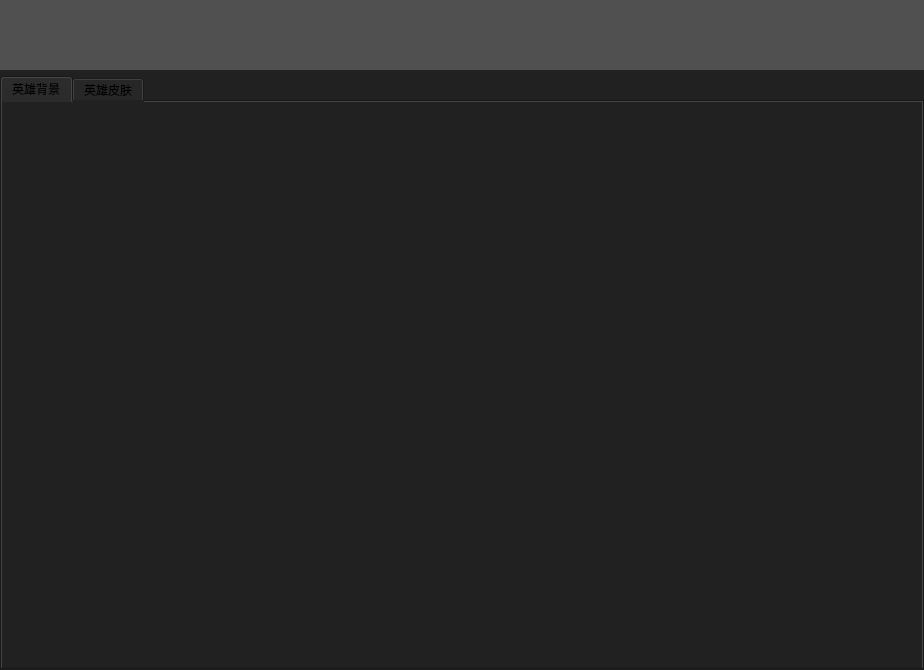
<?xml version="1.0" encoding="UTF-8"?>
<ui version="4.0">
 <class>Dialog</class>
 <widget class="QDialog" name="Dialog">
  <property name="geometry">
   <rect>
    <x>0</x>
    <y>0</y>
    <width>924</width>
    <height>667</height>
   </rect>
  </property>
  <property name="windowTitle">
   <string>Dialog</string>
  </property>
  <property name="styleSheet">
   <string notr="true">QWidget{background-color: #212121;}

QTableWidget{
color:#DCDCDC;
background:#444444;
border:1px solid #242424;
alternate-background-color:#525252;/*交错颜色*/
gridline-color:#242424;
}

/*选中item*/
QTableWidget::item:selected{
color:#DCDCDC;
background:qlineargradient(spread:pad,x1:0,y1:0,x2:0,y2:1,stop:0 #484848,stop:1 #383838);
}

/*
悬浮item*/
QTableWidget::item:hover{
background:#5B5B5B;
}
/*表头*/
QHeaderView::section{
text-align:center;
background:#5E5E5E;
padding:3px;
margin:0px;
color:#DCDCDC;
border:1px solid #242424;
border-left-width:0;
}

/*表右侧的滑条*/
QScrollBar:vertical{
background:#484848;
padding:0px;
border-radius:6px;
max-width:12px;
}

/*滑块*/
QScrollBar::handle:vertical{
background:#CCCCCC;
}
/*
滑块悬浮，按下*/
QScrollBar::handle:hover:vertical,QScrollBar::handle:pressed:vertical{
background:#A7A7A7;
}
/*
滑块已经划过的区域*/
QScrollBar::sub-page:vertical{
background:444444;
}

/*
滑块还没有划过的区域*/
QScrollBar::add-page:vertical{
background:5B5B5B;
}

/*页面下移的按钮*/
QScrollBar::add-line:vertical{
background:none;
}
/*页面上移的按钮*/
QScrollBar::sub-line:vertical{
background:none;
}
QGroupBox{
background-color:rgb(80, 80, 80);color:white;border-radius: 5px;border: 1px solid rgb(255, 170, 0);margin-top: 5px;
}
QGroupBox::title{top:-5px;left:10px;}
QlistWidget{background-color: rgb(68, 68, 68);color:white;}
QGroupBox QWidget{background-color: rgb(80, 80, 80);color:white;}
QTextBrowser{background-color: rgb(68, 68, 68);}
QLabel{color:white;}
QPushButton{border-radius: 10px;}
QPushButton:hover{
color:black;
background-color: rgb(150, 150, 150);
}</string>
  </property>
  <layout class="QVBoxLayout" name="verticalLayout_5">
   <property name="spacing">
    <number>6</number>
   </property>
   <property name="leftMargin">
    <number>0</number>
   </property>
   <property name="topMargin">
    <number>0</number>
   </property>
   <property name="rightMargin">
    <number>0</number>
   </property>
   <property name="bottomMargin">
    <number>0</number>
   </property>
   <item>
    <widget class="QWidget" name="widget_3" native="true">
     <property name="minimumSize">
      <size>
       <width>0</width>
       <height>70</height>
      </size>
     </property>
     <property name="maximumSize">
      <size>
       <width>16777215</width>
       <height>70</height>
      </size>
     </property>
     <property name="styleSheet">
      <string notr="true">background-color: rgb(80, 80, 80);</string>
     </property>
     <layout class="QHBoxLayout" name="horizontalLayout_2">
      <property name="spacing">
       <number>20</number>
      </property>
      <property name="leftMargin">
       <number>50</number>
      </property>
      <item>
       <widget class="QWidget" name="widget_2" native="true">
        <property name="minimumSize">
         <size>
          <width>50</width>
          <height>50</height>
         </size>
        </property>
        <property name="maximumSize">
         <size>
          <width>50</width>
          <height>50</height>
         </size>
        </property>
        <property name="styleSheet">
         <string notr="true"/>
        </property>
        <layout class="QVBoxLayout" name="verticalLayout_3">
         <property name="spacing">
          <number>0</number>
         </property>
         <property name="leftMargin">
          <number>0</number>
         </property>
         <property name="topMargin">
          <number>0</number>
         </property>
         <property name="rightMargin">
          <number>0</number>
         </property>
         <property name="bottomMargin">
          <number>0</number>
         </property>
        </layout>
       </widget>
      </item>
      <item>
       <widget class="QLabel" name="label_3">
        <property name="minimumSize">
         <size>
          <width>200</width>
          <height>40</height>
         </size>
        </property>
        <property name="maximumSize">
         <size>
          <width>200</width>
          <height>40</height>
         </size>
        </property>
        <property name="font">
         <font>
          <pointsize>12</pointsize>
         </font>
        </property>
        <property name="text">
         <string/>
        </property>
       </widget>
      </item>
      <item>
       <widget class="QLabel" name="label_4">
        <property name="minimumSize">
         <size>
          <width>200</width>
          <height>40</height>
         </size>
        </property>
        <property name="maximumSize">
         <size>
          <width>200</width>
          <height>40</height>
         </size>
        </property>
        <property name="font">
         <font>
          <pointsize>12</pointsize>
         </font>
        </property>
        <property name="text">
         <string/>
        </property>
       </widget>
      </item>
      <item>
       <spacer name="horizontalSpacer_2">
        <property name="orientation">
         <enum>Qt::Horizontal</enum>
        </property>
        <property name="sizeHint" stdset="0">
         <size>
          <width>40</width>
          <height>20</height>
         </size>
        </property>
       </spacer>
      </item>
      <item alignment="Qt::AlignRight|Qt::AlignTop">
       <widget class="QPushButton" name="pushButton_3">
        <property name="minimumSize">
         <size>
          <width>30</width>
          <height>30</height>
         </size>
        </property>
        <property name="maximumSize">
         <size>
          <width>30</width>
          <height>30</height>
         </size>
        </property>
        <property name="styleSheet">
         <string notr="true">QPushButton{
padding:2px 2px 2px 2px;
background-color: rgba(255,255,255,0);
border-style:none;
border-radius: 5px;
image:url(:/newPrefix/img/关闭1.png);
width:15px;height:15px;
}

QPushButton:hover{
padding:2px 2px 2px 2px;
image:url(:/newPrefix/img/关闭.png);
background-color: rgb(220, 220, 220,100);
border-radius: 5px;
width:15px;height:15px;
}
QPushButton:pressed {
padding:2px 2px 2px 2px;
	image:url(:/newPrefix/img/关闭1.png);
    /* 改变背景色 */  
    background-color:rgb(180, 180, 180,100);  
    /* 改变边框风格 */  
    border-style:inset;  
    /* 使文字有一点移动 */  
    padding-left:1px;  
    padding-top:1px;  
border-radius: 5px;
}</string>
        </property>
        <property name="text">
         <string/>
        </property>
        <property name="iconSize">
         <size>
          <width>20</width>
          <height>16</height>
         </size>
        </property>
       </widget>
      </item>
     </layout>
    </widget>
   </item>
   <item>
    <widget class="QTabWidget" name="tabWidget">
     <property name="minimumSize">
      <size>
       <width>0</width>
       <height>0</height>
      </size>
     </property>
     <property name="styleSheet">
      <string notr="true">#tabWidget&gt;QWidget&gt;QWidget{/*tab页*/
background-color: rgb(80, 80, 80);
}
#tabWidget::tab-bar{
alignment:left;/*tab位置*/
}
#tabWidget::pane { /*内容区域*/
background-color: rgb(80, 80, 80);/*背景色-空隙颜色*/

} 
#tabWidget QTabBar{
color:white;
background-color:transparent;
}
#tabWidget QTabBar::tab{/*页签*/
min-height:20px;
width:120px;
border-top-left-radius:20px;
border-bottom-right-radius:20px;
margin-right:1px;
margin-bottom:1px;
background-color:rgb(80, 80, 80);
}
#tabWidget QTabBar::tab:hover{
color:black;
background-color: rgb(255, 170, 0);
border-bottom-right-radius:0px;
}
#tabWidget QTabBar::tab:selected{
color:rgb(255, 170, 0);
border-bottom-right-radius:0px;
}
#tabWidget QTabBar::tab:selected:hover{
color:black;
}
#tabWidget QTabBar::tear{/*选项过多时的。。。*/
imag:;
}
#tabWidget QTabBar::scroller{
width:60px;
}</string>
     </property>
     <property name="currentIndex">
      <number>0</number>
     </property>
     <widget class="QWidget" name="tab">
      <attribute name="title">
       <string>英雄背景</string>
      </attribute>
      <layout class="QVBoxLayout" name="verticalLayout_2">
       <item>
        <widget class="QTextEdit" name="textEdit">
         <property name="styleSheet">
          <string notr="true">QTextEdit{
border-radius:20px;
color: rgb(255, 255, 255);
}</string>
         </property>
         <property name="html">
          <string>&lt;!DOCTYPE HTML PUBLIC &quot;-//W3C//DTD HTML 4.0//EN&quot; &quot;http://www.w3.org/TR/REC-html40/strict.dtd&quot;&gt;
&lt;html&gt;&lt;head&gt;&lt;meta name=&quot;qrichtext&quot; content=&quot;1&quot; /&gt;&lt;style type=&quot;text/css&quot;&gt;
p, li { white-space: pre-wrap; }
&lt;/style&gt;&lt;/head&gt;&lt;body style=&quot; font-family:'SimSun'; font-size:9pt; font-weight:400; font-style:normal;&quot;&gt;
&lt;p style=&quot;-qt-paragraph-type:empty; margin-top:0px; margin-bottom:0px; margin-left:0px; margin-right:0px; -qt-block-indent:0; text-indent:0px;&quot;&gt;&lt;br /&gt;&lt;/p&gt;&lt;/body&gt;&lt;/html&gt;</string>
         </property>
        </widget>
       </item>
      </layout>
     </widget>
     <widget class="QWidget" name="tab_2">
      <attribute name="title">
       <string>英雄皮肤</string>
      </attribute>
      <layout class="QVBoxLayout" name="verticalLayout">
       <property name="spacing">
        <number>6</number>
       </property>
       <property name="leftMargin">
        <number>9</number>
       </property>
       <property name="topMargin">
        <number>9</number>
       </property>
       <property name="rightMargin">
        <number>9</number>
       </property>
       <property name="bottomMargin">
        <number>9</number>
       </property>
       <item>
        <widget class="QWidget" name="widget" native="true">
         <property name="minimumSize">
          <size>
           <width>0</width>
           <height>40</height>
          </size>
         </property>
         <property name="maximumSize">
          <size>
           <width>16777215</width>
           <height>40</height>
          </size>
         </property>
         <layout class="QHBoxLayout" name="horizontalLayout">
          <property name="leftMargin">
           <number>20</number>
          </property>
          <item>
           <widget class="QLabel" name="label">
            <property name="minimumSize">
             <size>
              <width>100</width>
              <height>0</height>
             </size>
            </property>
            <property name="maximumSize">
             <size>
              <width>100</width>
              <height>16777215</height>
             </size>
            </property>
            <property name="text">
             <string>0/0</string>
            </property>
           </widget>
          </item>
          <item>
           <spacer name="horizontalSpacer">
            <property name="orientation">
             <enum>Qt::Horizontal</enum>
            </property>
            <property name="sizeHint" stdset="0">
             <size>
              <width>40</width>
              <height>20</height>
             </size>
            </property>
           </spacer>
          </item>
          <item>
           <widget class="QPushButton" name="pushButton">
            <property name="minimumSize">
             <size>
              <width>20</width>
              <height>20</height>
             </size>
            </property>
            <property name="maximumSize">
             <size>
              <width>20</width>
              <height>20</height>
             </size>
            </property>
            <property name="text">
             <string/>
            </property>
            <property name="icon">
             <iconset resource="img.qrc">
              <normaloff>:/newPrefix/img/上一页.png</normaloff>:/newPrefix/img/上一页.png</iconset>
            </property>
           </widget>
          </item>
          <item>
           <widget class="QPushButton" name="pushButton_2">
            <property name="minimumSize">
             <size>
              <width>20</width>
              <height>20</height>
             </size>
            </property>
            <property name="maximumSize">
             <size>
              <width>20</width>
              <height>20</height>
             </size>
            </property>
            <property name="text">
             <string/>
            </property>
            <property name="icon">
             <iconset resource="img.qrc">
              <normaloff>:/newPrefix/img/下一页.png</normaloff>:/newPrefix/img/下一页.png</iconset>
            </property>
           </widget>
          </item>
         </layout>
        </widget>
       </item>
       <item>
        <widget class="QStackedWidget" name="stackedWidget">
         <property name="minimumSize">
          <size>
           <width>900</width>
           <height>500</height>
          </size>
         </property>
         <property name="maximumSize">
          <size>
           <width>900</width>
           <height>500</height>
          </size>
         </property>
         <property name="currentIndex">
          <number>-1</number>
         </property>
        </widget>
       </item>
      </layout>
     </widget>
    </widget>
   </item>
  </layout>
 </widget>
 <resources>
  <include location="img.qrc"/>
 </resources>
 <connections/>
</ui>
